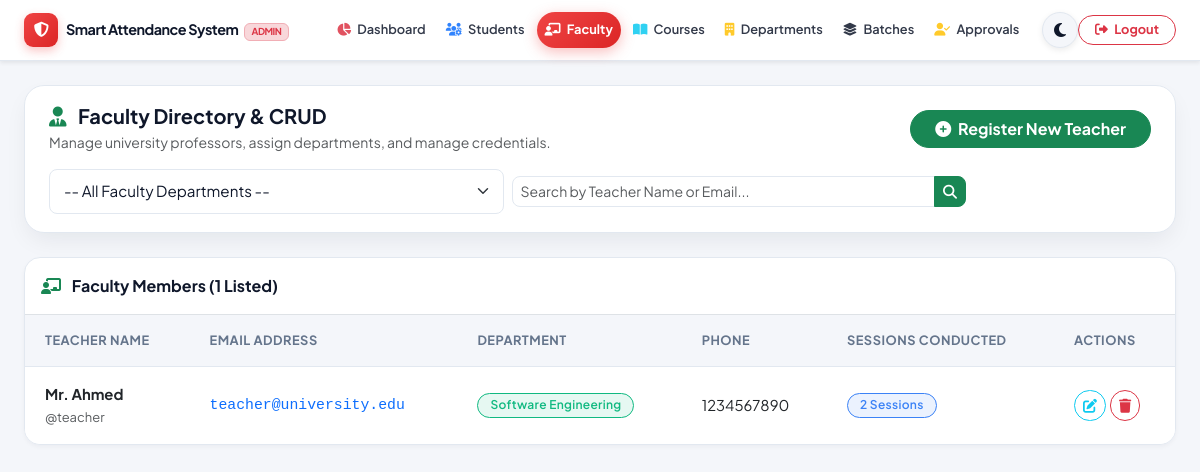
Screenshot of /admin/manage_teachers.php (signed in) with the database file from the repository.
### tables this page shows
CREATE TABLE `teachers` (
  `teacher_id` int(11) NOT NULL,
  `username` varchar(50) NOT NULL,
  `email` varchar(100) NOT NULL,
  `password` varchar(255) NOT NULL,
  `full_name` varchar(100) NOT NULL,
  `department_id` int(11) DEFAULT NULL,
  `phone` varchar(20) DEFAULT NULL,
  `created_at` timestamp NOT NULL DEFAULT current_timestamp()
);

CREATE TABLE `departments` (
  `department_id` int(11) NOT NULL,
  `department_name` varchar(100) NOT NULL,
  `created_at` timestamp NOT NULL DEFAULT current_timestamp()
);

### config.php (called while the page is built, shortened)
<?php
function sanitize($input) {
    return htmlspecialchars(strip_tags(trim($input)));
}
?>

### admin/manage_teachers.php (the view, shortened to what this page needs)
<?php
require_once '../config.php';
$db = getDB();
$search = sanitize($_GET['search'] ?? '');
$query = "SELECT t.*, d.department_name,
          (SELECT COUNT(*) FROM attendance_sessions s WHERE s.teacher_id = t.teacher_id) as session_count
          FROM teachers t
          LEFT JOIN departments d ON t.department_id = d.department_id
          WHERE 1=1";
$query .= " ORDER BY d.department_name, t.full_name";
$stmt = $db->prepare($query);
$stmt->execute();
$teachers = $stmt->get_result();
?>
<!DOCTYPE html>
<html lang="en">
<head>
    <link href="https://cdn.jsdelivr.net/npm/bootstrap@5.3.0/dist/css/bootstrap.min.css" rel="stylesheet">
    <link href="https://cdnjs.cloudflare.com/ajax/libs/font-awesome/6.4.0/css/all.min.css" rel="stylesheet">
    <link href="../assets/css/theme.css" rel="stylesheet">
</head>
<body>
    <?php require_once 'navbar.php'; ?>
    <div class="container-fluid px-3 px-md-4 py-4 animate-slide-up" style="max-width: 1400px; margin: 0 auto;">
        <div class="cohort-filter-bar mb-4">
            <div class="d-flex justify-content-between align-items-center flex-wrap gap-3 mb-3">
                <div>
                    <h5 class="fw-bold mb-1 text-main"><i class="fas fa-user-tie text-success me-2"></i> Faculty Directory & CRUD</h5>
                    <p class="text-muted small mb-0">Manage university professors, assign departments, and manage credentials.</p>
                </div>
                <button type="button" data-bs-toggle="modal" data-bs-target="#teacherModal" onclick="resetTeacherForm()" class="btn btn-success rounded-pill px-4 fw-bold">
                    <i class="fas fa-plus-circle me-1"></i> Register New Teacher
                </button>
            </div>
            <form method="GET" action="manage_teachers.php" class="row g-2 align-items-center">
                <div class="col-md-5">
                    <select name="dept_id" class="form-select form-select-sm rounded-3" onchange="this.form.submit()">
                        <option value="0">-- All Faculty Departments --</option>
                    </select>
                </div>
                <div class="col-md-5">
                    <div class="input-group input-group-sm">
                        <input type="text" name="search" class="form-control rounded-start-3" placeholder="Search by Teacher Name or Email..." value="<?php echo htmlspecialchars($search); ?>">
                        <button type="submit" class="btn btn-success rounded-end-3"><i class="fas fa-search"></i></button>
                    </div>
                </div>
            </form>
        </div>
        <div class="custom-table-container">
            <div class="p-3 border-bottom d-flex justify-content-between align-items-center">
                <span class="fw-bold"><i class="fas fa-chalkboard-teacher text-success me-2"></i> Faculty Members (<?php echo $teachers ? $teachers->num_rows : 0; ?> Listed)</span>
            </div>
            <div class="table-responsive">
                <table class="table custom-table">
                    <thead>
                        <tr>
                            <th>Teacher Name</th>
                            <th>Email Address</th>
                            <th>Department</th>
                            <th>Phone</th>
                            <th>Sessions Conducted</th>
                            <th>Actions</th>
                        </tr>
                    </thead>
                    <tbody>
                        <?php if ($teachers && $teachers->num_rows > 0): ?>
                            <?php while ($t = $teachers->fetch_assoc()): ?>
                                <tr>
                                    <td>
                                        <div class="fw-bold text-main"><?php echo htmlspecialchars($t['full_name']); ?></div>
                                        <small class="text-muted">@<?php echo htmlspecialchars($t['username']); ?></small>
                                    </td>
                                    <td class="font-monospace text-primary"><?php echo htmlspecialchars($t['email']); ?></td>
                                    <td><span class="badge badge-custom badge-present"><?php echo htmlspecialchars($t['department_name'] ?? 'General'); ?></span></td>
                                    <td><?php echo htmlspecialchars($t['phone'] ?: 'N/A'); ?></td>
                                    <td><span class="badge badge-custom badge-pending"><?php echo $t['session_count']; ?> Sessions</span></td>
                                    <td>
                                        <div class="d-flex gap-1">
                                            <button type="button" class="btn btn-outline-info btn-sm rounded-pill px-2.5"
                                                    onclick="editTeacher(<?php echo htmlspecialchars(json_encode($t)); ?>)" title="Edit Profile">
                                                <i class="fas fa-edit"></i>
                                            </button>
                                            <a href="manage_teachers.php?delete=<?php echo $t['teacher_id']; ?>"
                                               class="btn btn-outline-danger btn-sm rounded-pill px-2.5"
                                               onclick="return confirm('Remove teacher account <?php echo htmlspecialchars(addslashes($t['full_name'])); ?>?')" title="Delete Teacher">
                                                <i class="fas fa-trash"></i>
                                            </a>
                                        </div>
                                    </td>
                                </tr>
                            <?php endwhile; ?>
                        <?php else: ?>
                            <tr>
                                <td colspan="6" class="text-center py-5 text-muted">No faculty members found. Register one above!</td>
                            </tr>
                        <?php endif; ?>
                    </tbody>
                </table>
            </div>
        </div>
    </div>
</body>
</html>

### assets/css/theme.css (style rules this page uses)
:root { --font-primary: 'Plus Jakarta Sans', -apple-system, BlinkMacSystemFont, 'Segoe UI', Roboto, sans-serif; --bg-body: #f4f6fa; --bg-surface: #ffffff; --bg-surface-elevated: #ffffff; --bg-glass: rgba(255, 255, 255, 0.85); --border-color: #e2e8f0; --border-glass: rgba(226, 232, 240, 0.8); --text-main: #0f172a; --text-muted: #64748b; --text-light: #94a3b8; --primary: #4f46e5; --primary-hover: #4338ca; --primary-light: rgba(79, 70, 229, 0.1); --secondary: #0ea5e9; --secondary-hover: #0284c7; --success: #10b981; --success-light: rgba(16, 185, 129, 0.1); --warning: #f59e0b; --warning-light: rgba(245, 158, 11, 0.1); --danger: #ef4444; --danger-light: rgba(239, 68, 68, 0.1); --info: #3b82f6; --info-light: rgba(59, 130, 246, 0.1); --shadow-sm: 0 2px 4px rgba(15, 23, 42, 0.04); --shadow-md: 0 10px 25px -5px rgba(15, 23, 42, 0.08); --shadow-lg: 0 20px 35px -10px rgba(15, 23, 42, 0.12); --shadow-primary: 0 10px 25px -5px rgba(79, 70, 229, 0.3); --navbar-bg: #4f46e5; --navbar-text: #ffffff; --sidebar-width: 260px; }
body { font-family: var(--font-primary); background-color: var(--bg-body); color: var(--text-main); transition: background-color 0.3s ease, color 0.3s ease; min-height: 100vh; }
.badge-custom { padding: 0.35rem 0.75rem; border-radius: 30px; font-weight: 600; font-size: 0.75rem; letter-spacing: 0.3px; display: inline-flex; align-items: center; gap: 6px; }
.badge-present { background: var(--success-light); color: var(--success); border: 1px solid var(--success); }
.badge-pending { background: var(--info-light); color: var(--info); border: 1px solid var(--info); }
.form-control, .form-select { background-color: var(--bg-surface); border: 1px solid var(--border-color); color: var(--text-main); border-radius: 10px; padding: 0.625rem 0.875rem; font-size: 0.95rem; transition: all 0.2s ease; }
.custom-table-container { background: var(--bg-surface); border: 1px solid var(--border-color); border-radius: 16px; overflow: hidden; box-shadow: var(--shadow-sm); }
.custom-table { width: 100%; margin-bottom: 0; color: var(--text-main); }
.custom-table th { background-color: var(--bg-body); color: var(--text-muted); font-weight: 700; font-size: 0.8rem; text-transform: uppercase; letter-spacing: 0.5px; padding: 1rem 1.25rem; border-bottom: 1px solid var(--border-color); }
.custom-table td { padding: 1rem 1.25rem; border-bottom: 1px solid var(--border-color); vertical-align: middle; font-size: 0.925rem; }
.custom-table tbody tr { transition: background-color 0.2s ease; }
.custom-table tbody tr:last-child td { border-bottom: none; }
.animate-slide-up { animation: slideUp 0.5s ease-out forwards; }
.cohort-filter-bar { background: var(--bg-surface-elevated); border: 1px solid var(--border-color); border-radius: 20px; padding: 18px 24px; box-shadow: var(--shadow-md); transition: all 0.3s ease; }
html, body { width: 100%; max-width: 100%; overflow-x: hidden !important; margin: 0; padding: 0; box-sizing: border-box; }
*, *::before, *::after { box-sizing: inherit; }
.glass-card, .custom-table-container, .stat-card { width: 100%; max-width: 100%; box-sizing: border-box; }

### rows the page displays
teachers: full_name "Mr. Ahmed", username "teacher", email "teacher@university.edu", department.department_name "Software Engineering", phone "1234567890", session_count "2"

### other values shown
APP_NAME "Smart Attendance System"
$teachers->num_rows "1"
